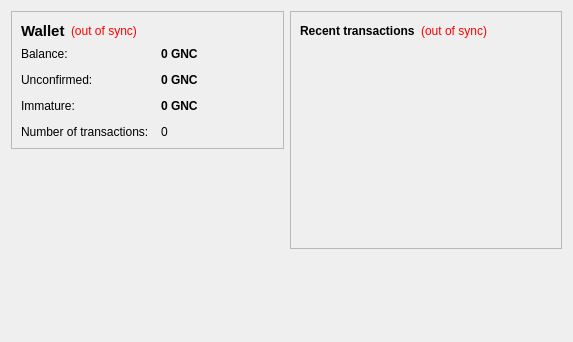
<?xml version="1.0" encoding="UTF-8"?>
<ui version="4.0">
 <class>OverviewPage</class>
 <widget class="QWidget" name="OverviewPage">
  <property name="geometry">
   <rect>
    <x>0</x>
    <y>0</y>
    <width>573</width>
    <height>342</height>
   </rect>
  </property>
  <property name="windowTitle">
   <string>Form</string>
  </property>
  <layout class="QHBoxLayout" name="horizontalLayout" stretch="1,1">
   <item>
    <layout class="QVBoxLayout" name="verticalLayout_2">
     <item>
      <widget class="QFrame" name="frame">
       <property name="frameShape">
        <enum>QFrame::StyledPanel</enum>
       </property>
       <property name="frameShadow">
        <enum>QFrame::Raised</enum>
       </property>
       <layout class="QVBoxLayout" name="verticalLayout_4">
        <item>
         <layout class="QHBoxLayout" name="horizontalLayout_4">
          <item>
           <widget class="QLabel" name="label_5">
            <property name="font">
             <font>
              <pointsize>11</pointsize>
              <weight>75</weight>
              <bold>true</bold>
             </font>
            </property>
            <property name="text">
             <string>Wallet</string>
            </property>
           </widget>
          </item>
          <item>
           <widget class="QLabel" name="labelWalletStatus">
            <property name="toolTip">
             <string>The displayed information may be out of date. Your wallet automatically synchronizes with the gcoin network after a connection is established, but this process has not completed yet.</string>
            </property>
            <property name="styleSheet">
             <string notr="true">QLabel { color: red; }</string>
            </property>
            <property name="text">
             <string notr="true">(out of sync)</string>
            </property>
            <property name="alignment">
             <set>Qt::AlignLeading|Qt::AlignLeft|Qt::AlignVCenter</set>
            </property>
           </widget>
          </item>
          <item>
           <spacer name="horizontalSpacer_2">
            <property name="orientation">
             <enum>Qt::Horizontal</enum>
            </property>
            <property name="sizeHint" stdset="0">
             <size>
              <width>40</width>
              <height>20</height>
             </size>
            </property>
           </spacer>
          </item>
         </layout>
        </item>
        <item>
         <layout class="QFormLayout" name="formLayout_2">
          <property name="fieldGrowthPolicy">
           <enum>QFormLayout::AllNonFixedFieldsGrow</enum>
          </property>
          <property name="horizontalSpacing">
           <number>12</number>
          </property>
          <property name="verticalSpacing">
           <number>12</number>
          </property>
          <item row="0" column="0">
           <widget class="QLabel" name="label">
            <property name="text">
             <string>Balance:</string>
            </property>
           </widget>
          </item>
          <item row="0" column="1">
           <widget class="QLabel" name="labelBalance">
            <property name="font">
             <font>
              <weight>75</weight>
              <bold>true</bold>
             </font>
            </property>
            <property name="cursor">
             <cursorShape>IBeamCursor</cursorShape>
            </property>
            <property name="toolTip">
             <string>Your current balance</string>
            </property>
            <property name="text">
             <string notr="true">0 GNC</string>
            </property>
            <property name="textInteractionFlags">
             <set>Qt::LinksAccessibleByMouse|Qt::TextSelectableByKeyboard|Qt::TextSelectableByMouse</set>
            </property>
           </widget>
          </item>
          <item row="1" column="0">
           <widget class="QLabel" name="label_3">
            <property name="text">
             <string>Unconfirmed:</string>
            </property>
           </widget>
          </item>
          <item row="1" column="1">
           <widget class="QLabel" name="labelUnconfirmed">
            <property name="font">
             <font>
              <weight>75</weight>
              <bold>true</bold>
             </font>
            </property>
            <property name="cursor">
             <cursorShape>IBeamCursor</cursorShape>
            </property>
            <property name="toolTip">
             <string>Total of transactions that have yet to be confirmed, and do not yet count toward the current balance</string>
            </property>
            <property name="text">
             <string notr="true">0 GNC</string>
            </property>
            <property name="textInteractionFlags">
             <set>Qt::LinksAccessibleByMouse|Qt::TextSelectableByKeyboard|Qt::TextSelectableByMouse</set>
            </property>
           </widget>
          </item>
          <item row="3" column="0">
           <widget class="QLabel" name="label_2">
            <property name="text">
             <string>Number of transactions:</string>
            </property>
           </widget>
          </item>
          <item row="3" column="1">
           <widget class="QLabel" name="labelNumTransactions">
            <property name="toolTip">
             <string>Total number of transactions in wallet</string>
            </property>
            <property name="text">
             <string notr="true">0</string>
            </property>
           </widget>
          </item>
          <item row="2" column="0">
           <widget class="QLabel" name="labelImmatureText">
            <property name="text">
             <string>Immature:</string>
            </property>
           </widget>
          </item>
          <item row="2" column="1">
           <widget class="QLabel" name="labelImmature">
            <property name="font">
             <font>
              <weight>75</weight>
              <bold>true</bold>
             </font>
            </property>
            <property name="toolTip">
             <string>Mined balance that has not yet matured</string>
            </property>
            <property name="text">
             <string notr="true">0 GNC</string>
            </property>
            <property name="textInteractionFlags">
             <set>Qt::LinksAccessibleByMouse|Qt::TextSelectableByKeyboard|Qt::TextSelectableByMouse</set>
            </property>
           </widget>
          </item>
         </layout>
        </item>
       </layout>
      </widget>
     </item>
     <item>
      <spacer name="verticalSpacer">
       <property name="orientation">
        <enum>Qt::Vertical</enum>
       </property>
       <property name="sizeHint" stdset="0">
        <size>
         <width>20</width>
         <height>40</height>
        </size>
       </property>
      </spacer>
     </item>
    </layout>
   </item>
   <item>
    <layout class="QVBoxLayout" name="verticalLayout_3">
     <item>
      <widget class="QFrame" name="frame_2">
       <property name="frameShape">
        <enum>QFrame::StyledPanel</enum>
       </property>
       <property name="frameShadow">
        <enum>QFrame::Raised</enum>
       </property>
       <layout class="QVBoxLayout" name="verticalLayout">
        <item>
         <layout class="QHBoxLayout" name="horizontalLayout_2">
          <item>
           <widget class="QLabel" name="label_4">
            <property name="text">
             <string>&lt;b&gt;Recent transactions&lt;/b&gt;</string>
            </property>
           </widget>
          </item>
          <item>
           <widget class="QLabel" name="labelTransactionsStatus">
            <property name="toolTip">
             <string>The displayed information may be out of date. Your wallet automatically synchronizes with the gcoin network after a connection is established, but this process has not completed yet.</string>
            </property>
            <property name="styleSheet">
             <string notr="true">QLabel { color: red; }</string>
            </property>
            <property name="text">
             <string notr="true">(out of sync)</string>
            </property>
            <property name="alignment">
             <set>Qt::AlignRight|Qt::AlignTrailing|Qt::AlignVCenter</set>
            </property>
           </widget>
          </item>
          <item>
           <spacer name="horizontalSpacer">
            <property name="orientation">
             <enum>Qt::Horizontal</enum>
            </property>
            <property name="sizeHint" stdset="0">
             <size>
              <width>40</width>
              <height>20</height>
             </size>
            </property>
           </spacer>
          </item>
         </layout>
        </item>
        <item>
         <widget class="QListView" name="listTransactions">
          <property name="styleSheet">
           <string notr="true">QListView { background: transparent; }</string>
          </property>
          <property name="frameShape">
           <enum>QFrame::NoFrame</enum>
          </property>
          <property name="verticalScrollBarPolicy">
           <enum>Qt::ScrollBarAlwaysOff</enum>
          </property>
          <property name="horizontalScrollBarPolicy">
           <enum>Qt::ScrollBarAlwaysOff</enum>
          </property>
          <property name="selectionMode">
           <enum>QAbstractItemView::NoSelection</enum>
          </property>
         </widget>
        </item>
       </layout>
      </widget>
     </item>
     <item>
      <spacer name="verticalSpacer_2">
       <property name="orientation">
        <enum>Qt::Vertical</enum>
       </property>
       <property name="sizeHint" stdset="0">
        <size>
         <width>20</width>
         <height>40</height>
        </size>
       </property>
      </spacer>
     </item>
    </layout>
   </item>
  </layout>
 </widget>
 <resources/>
 <connections/>
</ui>
